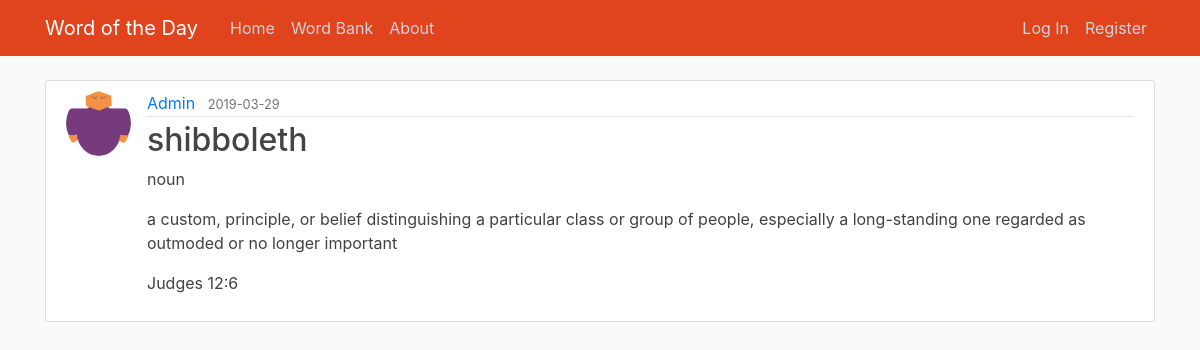
Page /word/183 on the earlier database version.
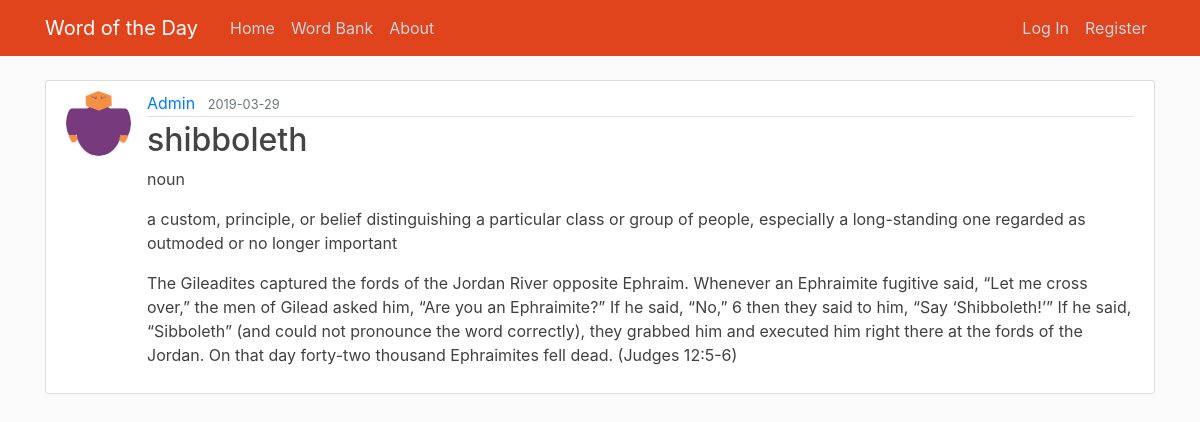
Same page on the later database version.
### wotd/models.py (models this page shows, shortened)
class Word(db.Model):
    id = db.Column(db.Integer, primary_key=True)
    word = db.Column(db.String(100), nullable=False)
    partOfSpeech = db.Column(db.String(100), nullable=False)
    definition = db.Column(db.Text, nullable=False)
    exampleSentence = db.Column(db.Text, nullable=False)
    ipa = db.Column(db.Text, nullable=True)
    date_added = db.Column(db.DateTime, nullable=False, default=datetime.utcnow)
    date_published = db.Column(db.Date, nullable=False)
    user_id = db.Column(db.Integer, db.ForeignKey('user.id'), nullable=False)

### wotd/routes.py (the view)
@app.route("/word/<int:word_id>")
def word(word_id):
    word = Word.query.get_or_404(word_id)
    return render_template('word.html', title=word.word, word=word)

### wotd/templates/word.html (shortened to what this page needs)
{% extends "layout.html" %}
{% block content %}
        <article class="media content-section">
          <img class="rounded-circle article-img" src="{{ url_for('static', filename='profile_pics/' + word.contributor.image_file) }}">
            <div class="media-body">
            <div class="article-metadata">
              <a class="mr-2" href="#">{{ word.contributor.username }}</a>
              <small class="text-muted">{{ word.date_published.strftime('%Y-%m-%d') }}</small>
            </div>
            <h2 class="article-title">{{ word.word }}</h2>
            <p class="article-content">{{ word.partOfSpeech }}</p>
            <p class="article-content">{{ word.definition }}</p>
            <p class="article-content">{{ word.exampleSentence }}</p>
          </div>
        </article>
{% endblock content %}

Differences in the rows shown:
changed Word "shibboleth": exampleSentence "Judges 12:6" → "The Gileadites captured the fords of the Jordan River opposite Ephraim. Whenever an Ephraimite fugitive said, “Let me cross over,” the men of Gilead asked him, “Are you an Ephraimite?” If he said, “No,” 6 then they said to him, “Say ‘Shibboleth!’” If he said, “Sibboleth” (and could not pronounce the word correctly), they grabbed him and executed him right there at the fords of the Jordan. On that day forty-two thousand Ephraimites fell dead. (Judges 12:5-6)"
